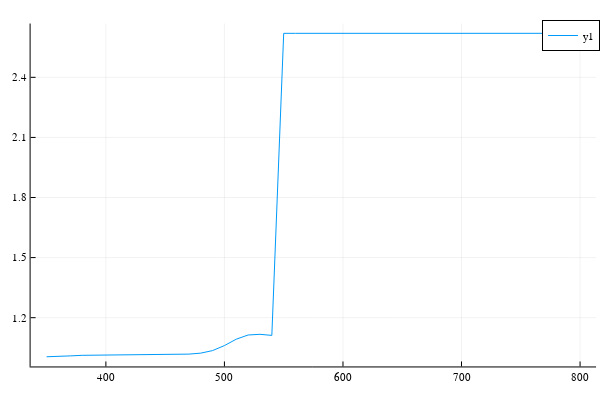

The cell this chart's notebook holds for it:
### Code cell
plot(λe,real(βtt./k₀A))

### Figure 1 — Plotly figure (JSON) as saved in the notebook; plotly's stock layout.template omitted (floating-point values rounded to 4 significant figures)
{"data": [{"colorbar": {"len": 0.9525, "title": {"text": ""}, "x": 0.9934, "y": 0.5139}, "legendgroup": "y1", "line": {"color": "rgba(0, 154, 250, 1.000)", "dash": "solid", "shape": "linear", "width": 1}, "mode": "lines", "name": "y1", "showlegend": true, "type": "scatter", "x": [350, 360, 370, 380, 390, 400, 410, 420, 430, 440, 450, 460, 470, 480, 490, 500, 510, 520, 530, 540, 550, 560, 570, 580, 590, 600, 610, 620, 630, 640, 650, 660, 670, 680, 690, 700, 710, 720, 730, 740, 750, 760, 770, 780, 790, 800], "xaxis": "x", "y": [1.005, 1.006, 1.009, 1.012, 1.013, 1.013, 1.014, 1.014, 1.014, 1.016, 1.017, 1.017, 1.018, 1.023, 1.036, 1.061, 1.093, 1.114, 1.117, 1.111, 2.62, 2.62, 2.62, 2.62, 2.62, 2.62, 2.62, 2.62, 2.62, 2.62, 2.62, 2.62, 2.62, 2.62, 2.62, 2.62, 2.62, 2.62, 2.62, 2.62, 2.62, 2.62, 2.62, 2.62, 2.62, 2.62], "yaxis": "y"}], "layout": {"annotations": [], "height": 400, "legend": {"bgcolor": "rgba(255, 255, 255, 1.000)", "bordercolor": "rgba(0, 0, 0, 1)", "borderwidth": 1, "font": {"color": "rgba(0, 0, 0, 1)", "family": "sans-serif", "size": 11}, "title": {"font": {"color": "rgba(0, 0, 0, 1)", "family": "sans-serif", "size": 15}, "text": ""}, "tracegroupgap": 0, "traceorder": "normal", "x": 1, "xanchor": "auto", "y": 1, "yanchor": "auto"}, "margin": {"b": 20, "l": 0, "r": 0, "t": 20}, "paper_bgcolor": "rgba(255, 255, 255, 1.000)", "plot_bgcolor": "rgba(255, 255, 255, 1.000)", "showlegend": true, "width": 600, "xaxis": {"anchor": "y", "domain": [0.05101, 0.9934], "gridcolor": "rgba(0, 0, 0, 0.1)", "gridwidth": 0.5, "linecolor": "rgba(0, 0, 0, 1)", "mirror": false, "range": [336.5, 813.5], "showgrid": true, "showline": true, "showticklabels": true, "tickangle": 0, "tickcolor": "rgb(0, 0, 0)", "tickfont": {"color": "rgba(0, 0, 0, 1)", "family": "sans-serif", "size": 11}, "tickmode": "array", "ticks": "inside", "ticktext": ["400", "500", "600", "700", "800"], "tickvals": [400, 500, 600, 700, 800], "title": {"font": {"color": "rgba(0, 0, 0, 1)", "family": "sans-serif", "size": 15}, "text": ""}, "type": "linear", "visible": true, "zeroline": false, "zerolinecolor": "rgba(0, 0, 0, 1)"}, "yaxis": {"anchor": "x", "domain": [0.03762, 0.9902], "gridcolor": "rgba(0, 0, 0, 0.1)", "gridwidth": 0.5, "linecolor": "rgba(0, 0, 0, 1)", "mirror": false, "range": [0.9564, 2.669], "showgrid": true, "showline": true, "showticklabels": true, "tickangle": 0, "tickcolor": "rgb(0, 0, 0)", "tickfont": {"color": "rgba(0, 0, 0, 1)", "family": "sans-serif", "size": 11}, "tickmode": "array", "ticks": "inside", "ticktext": ["1.2", "1.5", "1.8", "2.1", "2.4"], "tickvals": [1.2, 1.5, 1.8, 2.1, 2.4], "title": {"font": {"color": "rgba(0, 0, 0, 1)", "family": "sans-serif", "size": 15}, "text": ""}, "type": "linear", "visible": true, "zeroline": false, "zerolinecolor": "rgba(0, 0, 0, 1)"}}}
